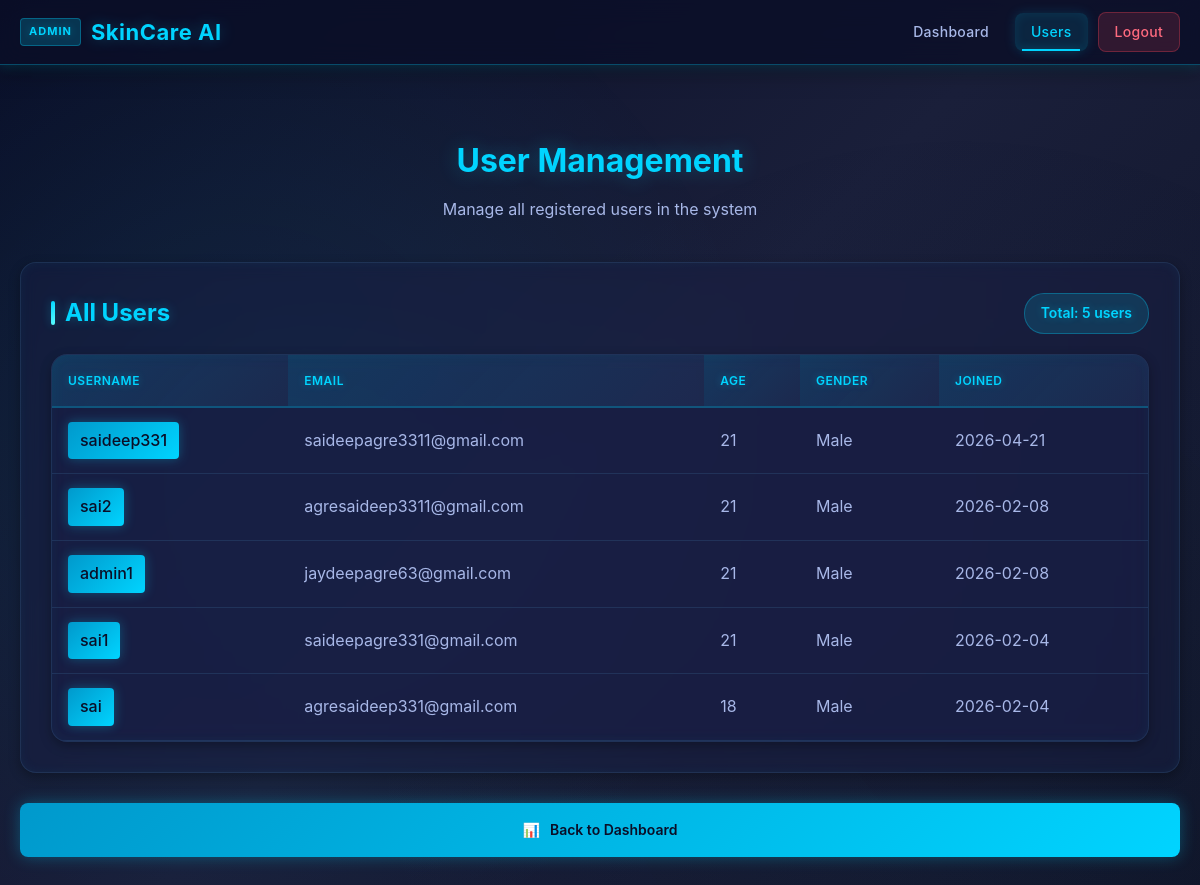
The app's page /admin/users (signed in) with its own data.
### tables this page shows
CREATE TABLE users (
            id INTEGER PRIMARY KEY AUTOINCREMENT,
            email TEXT UNIQUE NOT NULL,
            age INTEGER NOT NULL,
            gender TEXT NOT NULL,
            username TEXT UNIQUE NOT NULL,
            password TEXT NOT NULL,
            created_at TIMESTAMP DEFAULT CURRENT_TIMESTAMP
        , is_admin BOOLEAN DEFAULT 0);

### web_app/app.py (the view)
@app.route('/admin/users')
def admin_users():
    if 'admin_id' not in session or not session.get('is_admin'):
        return redirect(url_for('login'))
    conn = get_connection()
    cursor = conn.cursor()
    cursor.execute('SELECT id, username, email, age, gender, created_at FROM users ORDER BY created_at DESC')
    users = cursor.fetchall()
    conn.close()
    return render_template('admin_users.html',
                         admin_username=session.get('admin_username'),
                         users=users)

### web_app/app.py (called while the page is built)
@app.before_request
def before_request():
    session.permanent = True

### web_app/database.py (called while the page is built)
def get_connection():
    conn = sqlite3.connect(DB_FILE)
    conn.row_factory = sqlite3.Row
    return conn

### web_app/templates/admin_users.html (shortened to what this page needs)
<!DOCTYPE html>
<html lang="en">
<head>
    <link rel="stylesheet" href="{{ url_for('static', filename='css/style.css') }}">
    <link rel="stylesheet" href="{{ url_for('static', filename='css/admin.css') }}">
</head>
<body>
    <nav class="navbar admin-navbar">
        <div class="nav-container">
            <div class="nav-brand">
                <span class="admin-badge">ADMIN</span> SkinCare AI
            </div>
            <div class="nav-links">
                <a href="/admin/dashboard" class="nav-link">Dashboard</a>
                <a href="/admin/users" class="nav-link active">Users</a>
                <a href="/logout" class="nav-link logout">Logout</a>
            </div>
        </div>
    </nav>
    <div class="container admin-container">
        <div class="page-header">
            <h1>User Management</h1>
            <p>Manage all registered users in the system</p>
        </div>
        <div class="admin-section">
            <div class="section-header">
                <h2>All Users</h2>
                <span class="user-count">Total: {{ users|length }} users</span>
            </div>
            <div class="history-table">
                <table>
                    <thead>
                        <tr>
                            <th>Username</th>
                            <th>Email</th>
                            <th>Age</th>
                            <th>Gender</th>
                            <th>Joined</th>
                        </tr>
                    </thead>
                    <tbody>
                        {% if users %}
                            {% for user in users %}
                            <tr>
                                <td>
                                    <span class="username-badge">{{ user['username'] }}</span>
                                </td>
                                <td>{{ user['email'] }}</td>
                                <td>{{ user['age'] }}</td>
                                <td>{{ user['gender'] }}</td>
                                <td>{{ user['created_at'][:10] }}</td>
                            </tr>
                            {% endfor %}
                        {% else %}
                            <tr>
                                <td colspan="5" style="text-align: center; padding: 30px; color: #999;">No users registered yet</td>
                            </tr>
                        {% endif %}
                    </tbody>
                </table>
            </div>
        </div>
        <div class="quick-actions">
            <a href="/admin/dashboard" class="action-btn">
                <span>📊</span>
                <span>Back to Dashboard</span>
            </a>
        </div>
    </div>
</body>
</html>

### web_app/static/css/style.css (style rules this page uses)
* { margin: 0; padding: 0; box-sizing: border-box; }
:root { --bg-dark: #0a0e27; --bg-darker: #050812; --bg-gradient: linear-gradient(135deg, #0a0e27 0%, #1a1f3a 50%, #0f1428 100%); --bg-gradient-alt: linear-gradient(180deg, #1a1f3a 0%, #0f1428 100%); --card-dark: rgba(25, 32, 71, 0.4); --card-dark-solid: #182047; --card-border: rgba(70, 130, 180, 0.2); --accent-blue: #00d4ff; --accent-blue-light: #5dffff; --accent-blue-dark: #0099cc; --glow-blue: rgba(0, 212, 255, 0.3); --glow-blue-strong: rgba(0, 212, 255, 0.6); --text-primary: #e8f0ff; --text-secondary: #a8b8e8; --text-muted: #7a8ab0; --success-color: #00d084; --danger-color: #ff4757; --warning-color: #ffa502; --shadow-sm: 0 4px 12px rgba(0, 0, 0, 0.3); --shadow-md: 0 8px 24px rgba(0, 0, 0, 0.4); --shadow-lg: 0 16px 40px rgba(0, 0, 0, 0.5); --glow-sm: 0 0 12px var(--glow-blue); --glow-md: 0 0 24px var(--glow-blue-strong); --glow-lg: 0 0 40px rgba(0, 212, 255, 0.4); --transition: all 0.3s cubic-bezier(0.4, 0, 0.2, 1); --transition-slow: all 0.4s cubic-bezier(0.4, 0, 0.2, 1); --primary-color: var(--accent-blue); --secondary-color: var(--success-color); --text-color: var(--text-primary); --bg-color: var(--bg-dark); --border-color: var(--card-border); --card-bg: var(--card-dark-solid); --shadow: var(--shadow-sm); }
html, body { width: 100%; height: 100%; }
body { font-family: 'Inter', 'Poppins', 'Segoe UI', system-ui, -apple-system, sans-serif; background: var(--bg-gradient); color: var(--text-primary); line-height: 1.6; overflow-x: hidden; scroll-behavior: smooth; }
body::before { content: ''; position: fixed; top: 0; left: 0; width: 100%; height: 100%; background: radial-gradient(circle at 20% 50%, rgba(0, 212, 255, 0.08) 0%, transparent 50%), radial-gradient(circle at 80% 80%, rgba(70, 130, 180, 0.05) 0%, transparent 50%); pointer-events: none; z-index: 0; }
.container { max-width: 1200px; margin: 0 auto; padding: 40px 20px; position: relative; z-index: 1; }
body { animation: pageLoad 0.6s ease-out; }
.navbar { position: sticky; top: 0; z-index: 200; backdrop-filter: blur(12px); background: rgba(10, 14, 39, 0.7); border-bottom: 1px solid var(--card-border); box-shadow: 0 4px 20px rgba(0, 0, 0, 0.5), var(--glow-sm); padding: 12px 0; animation: slideDown 0.5s ease-out; }
.nav-container { max-width: 1200px; margin: 0 auto; padding: 0 20px; display: flex; justify-content: space-between; align-items: center; }
.nav-brand { font-size: 24px; font-weight: 700; color: var(--accent-blue); letter-spacing: 0.5px; text-shadow: 0 0 20px var(--glow-blue); animation: fadeIn 0.6s ease-out 0.2s both; }
.nav-links { display: flex; gap: 10px; flex-wrap: wrap; align-items: center; }
.nav-link { color: var(--text-secondary); text-decoration: none; padding: 8px 16px; border-radius: 8px; transition: var(--transition); position: relative; font-size: 14px; font-weight: 500; letter-spacing: 0.3px; }
.nav-link::after { content: ''; position: absolute; bottom: 0; left: 50%; width: 0; height: 2px; background: var(--accent-blue); box-shadow: 0 0 10px var(--glow-blue); transition: var(--transition); transform: translateX(-50%); }
.nav-link:hover::after, .nav-link.active::after { width: 80%; }
.nav-link.active { color: var(--accent-blue); background: rgba(0, 212, 255, 0.1); box-shadow: inset 0 0 12px rgba(0, 212, 255, 0.1), 0 0 12px rgba(0, 212, 255, 0.15); }
.nav-link.logout { background: rgba(255, 71, 87, 0.15); color: #ff6b7f; border: 1px solid rgba(255, 71, 87, 0.3); }
.history-table { overflow-x: auto; background: var(--card-dark); border: 1px solid var(--card-border); border-radius: 16px; box-shadow: var(--shadow-sm), inset 0 0 12px rgba(0, 212, 255, 0.05); animation: fadeInUp 0.7s ease-out 0.2s both; backdrop-filter: blur(8px); }
table { width: 100%; border-collapse: collapse; }
th { background: linear-gradient(135deg, rgba(0, 212, 255, 0.15), rgba(70, 130, 180, 0.1)); color: var(--accent-blue); padding: 16px; text-align: left; font-weight: 600; border-bottom: 2px solid var(--glow-blue); text-transform: uppercase; font-size: 12px; letter-spacing: 0.5px; text-shadow: 0 0 8px var(--glow-blue); position: sticky; top: 0; }
td { padding: 14px 16px; border-bottom: 1px solid var(--card-border); color: var(--text-secondary); transition: var(--transition); }
tr { animation: fadeIn 0.4s ease-out; }
tr:nth-child(2) { animation-delay: 0.05s; }
tr:nth-child(3) { animation-delay: 0.1s; }
tr:nth-child(4) { animation-delay: 0.15s; }
tr:nth-child(n+5) { animation-delay: 0.2s; }

### records on screen
users: username "saideep331", email "saideepagre3311@gmail.com", age "21", gender "Male", created_at "2026-04-21"
users: username "sai2", email "agresaideep3311@gmail.com", age "21", gender "Male", created_at "2026-02-08"
users: username "admin1", email "jaydeepagre63@gmail.com", age "21", gender "Male", created_at "2026-02-08"
users: username "sai1", email "saideepagre331@gmail.com", age "21", gender "Male", created_at "2026-02-04"
users: username "sai", email "agresaideep331@gmail.com", age "18", gender "Male", created_at "2026-02-04"

### other values on screen
{{ users|length }} "5"
